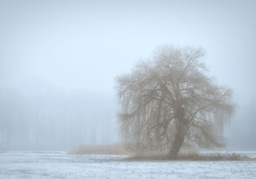
#> input picture tuan01/image/low_contract.jpg, 256 x 179 px, shrunk from 1049 x 732 before the run
$ python segment_linear_transfer.py
#> lines starting #> are read from the running program, lines starting #| are printed output that depends on the picture
# biến đổi tuyến tính từng khúc

from matplotlib import pyplot as plt
import numpy as np
import cv2


# Find pice-linear transfrom
def Stretch_value(I, a, b, Ga, Gb):
    if (0 <= I and I <= a):
        G = (Ga / a) * I
    elif (a < I and I <= b):
        G = ((Gb - Ga) / (b - a)) * (I - a) + Ga
    else:
        G = ((255 - Gb) / (255 - b)) * (I - b) + Gb
    return G


def Contrast_stretch(Image, a, b, Ga, Gb):
    for i in range(Image.shape[0]):
        for j in range(Image.shape[0]):
            Image[i, j] = Stretch_value(Image[i, j], a, b, Ga, Gb)
    return Image


def main():
    Image = cv2.imread("../../image/low_contract.jpg")
#> Image is the input picture: shape (179, 256, 3); mean B, G, R 213.5, 202.1, 188.4
    gray_image = cv2.cvtColor(Image, cv2.COLOR_BGR2GRAY)
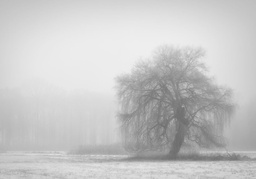
#> gray_image: shape (179, 256); min 106, max 240, mean 199.4
    # Initialize range
    # Look for a, b from histogram first!!!
    a = 100
    b = 230
    Ga = 0
    Gb = 255
    pixelValue_vec = np.vectorize(Stretch_value)
    # Contrast stretching
    contrast = pixelValue_vec(Image, a, b, Ga, Gb)
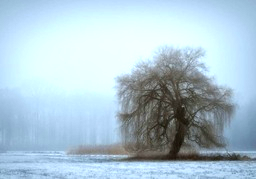
#> contrast: shape (179, 256, 3) float64; mean B, G, R 211, 197.7, 173.5
    cv2.imshow("Stretched contrast image", contrast)


if __name__ == '__main__':
    main()
